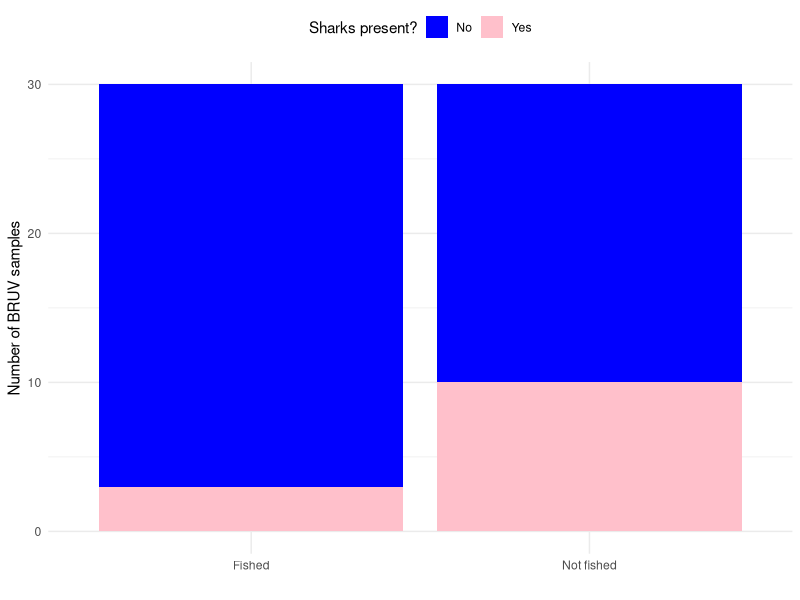

Generate this figure with R:
library(tidyverse)
bruv<-read.csv("bruv.csv")
theme_set(theme_minimal())
ggplot(bruv,aes(x=Zone,fill=Sharks))+
  geom_bar()+
  scale_fill_manual(values=c("blue","pink"))+
  labs(x="",y="Number of BRUV samples",fill="Sharks present?")+
  theme(legend.position="top")
# I edited this on the website 
# The revised data show sharks were present more often at not fished sites. 
